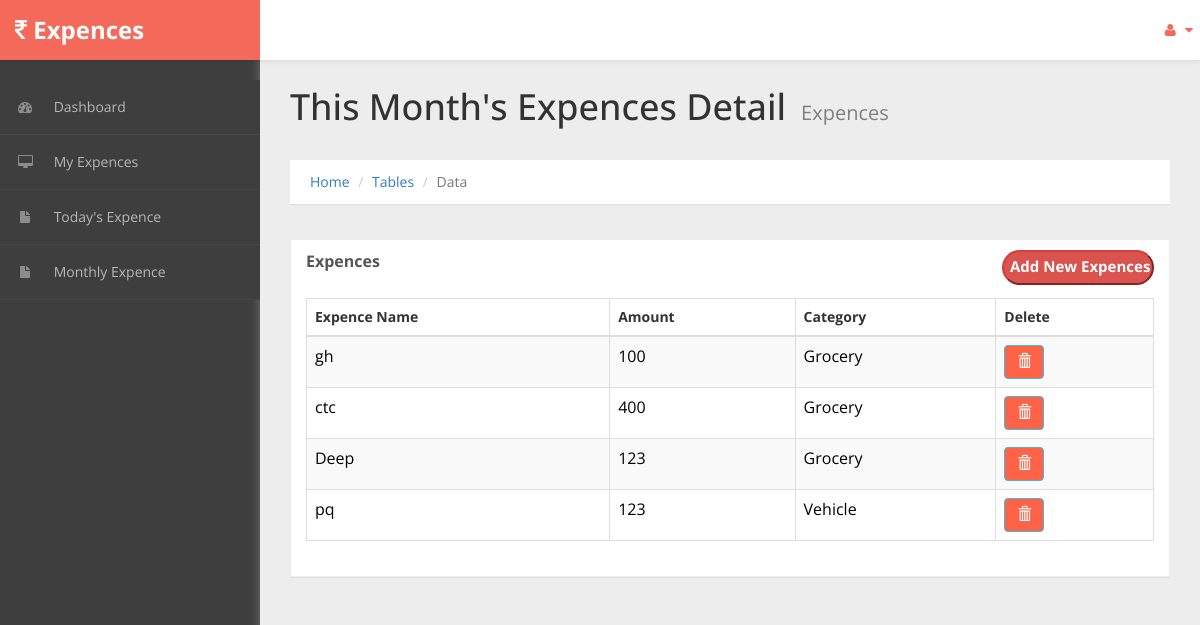
/monthly.php (signed in), run on the app's committed database.
### tables this page shows
CREATE TABLE IF NOT EXISTS `expences` (
  `User_Id` int(11) NOT NULL,
  `Category_id` int(11) NOT NULL,
  `Amount` varchar(50) NOT NULL,
  `Day` int(11) NOT NULL,
  `Month` int(11) NOT NULL,
  `Name` text NOT NULL,
  `expences_id` int(11) NOT NULL AUTO_INCREMENT,
  PRIMARY KEY (`expences_id`)
);

CREATE TABLE IF NOT EXISTS `category` (
  `Category_id` int(11) NOT NULL AUTO_INCREMENT,
  `Category_name` varchar(50) NOT NULL,
  PRIMARY KEY (`Category_id`)
);

### database.php (called while the page is built, shortened)
<?php
class Database
{
	private static $host='localhost';
	private static $uname='root';
	private static $pwd='';
	private static $con=NULL;
	public static function connect()
	{
		self::$con=mysql_connect(self::$host,self::$uname,self::$pwd);
		return self::$con;
	 }
	public function listAllByMonth($email,$month)
	{		$con=database::connect();
			$res=mysql_query("SELECT u.*,c.*,e.* from user_tbl as u,expences as e,category as c where c.Category_id=e.Category_id and u.User_Id=e.User_Id and User_gmail='$email' and e.Month='$month'",$con);
			return $res;
	}
}
?>

### monthly.php (the view, shortened to what this page needs)
<!DOCTYPE html>
<html xmlns="http://www.w3.org/1999/xhtml">
<head>
    <link href="assets/css/bootstrap.css" rel="stylesheet" />
    <link href="assets/css/font-awesome.css" rel="stylesheet" />
    <link href="assets/css/custom-styles.css" rel="stylesheet" />
</head>
<body>
    <div id="wrapper">
        <?php
            include('header.php');
        ?>
        <?php
            include('sidebar.php');
        ?>
       <div id="page-wrapper" >
          <div class="header">
                        <h1 class="page-header">
                            This Month's Expences Detail<small>Expences</small>
                        </h1>
                        <ol class="breadcrumb">
                      <li><a href="home.php">Home</a></li>
                      <li><a href="#">Tables</a></li>
                      <li class="active">Data</li>
                    </ol>
        </div>
            <div id="page-inner">
            <div class="row">
                <div class="col-md-12">
                    <div class="panel panel-default">
                        <div class="panel-heading">
                             Expences
                             <a href="addExpences.php"><input style="height: 35px;
    width: 152px;
    border-radius: 20px;
    font-size: 15px;
    float: right;" type="button" value="Add New Expences" title="Add New Expences" class="btn-danger" title="Add New Expences"></a>
                        </div>
                        <div class="panel-body">
                            <div class="table-responsive">
                                <table class="table table-striped table-bordered table-hover" id="dataTables-example">
                                    <thead>
                                        <tr>
                                            <th>Expence Name</th>
                                            <th>Amount</th>
                                            <th>Category</th>
                                            <th>Delete</th>
                                        </tr>
                                    </thead>
                                    <tbody>
                                    <?php
                                    $month=(int)date("m");
                                    $obj=new Database();
                                    $res=$obj->listAllByMonth($email,$month);
                                    while($row=mysql_fetch_assoc($res))
                                    {
                                        echo '<tr>';
                                        echo '<td><font size="3" color="black">'.$row["Name"].'</font>';
                                        echo '<td><font size="3" color="black">'.$row["Amount"].'</font>';
                                        echo '<td><font size="3" color="black">'.$row["Category_name"].'</font>';
                                        echo '<td><a href="expencedel.php?id='.$row["expences_id"].'"><button style="background-color: #FF6347" type="button" class="btn btn-info" aria-label="Left Align"><span class="glyphicon glyphicon-trash" aria-hidden="true"></span></button></a></td>';
                                        echo '</tr>';
                                    }
                                ?>
                                    </tbody>
                                </table>
                            </div>
                        </div>
                    </div>
                </div>
            </div>
        </div>
        </div>
</body>
</html>

### header.php (shortened to what this page needs)
<?php
    if(isset($_SESSION["email"])=="")
    {
        header('Location:index.php');
    }
    else
    {
        $email=$_SESSION["email"];
    }
    require 'database.php';
?>
<nav class="navbar navbar-default top-navbar" role="navigation">
            <div class="navbar-header">
                <a class="navbar-brand" href="home.php"><strong><i class="icon fa fa-inr"></i> Expences</strong></a>
            </div>
            <ul class="nav navbar-top-links navbar-right">
                <li class="dropdown">
                    <a class="dropdown-toggle" data-toggle="dropdown" href="#" aria-expanded="false">
                        <i class="fa fa-user fa-fw"></i> <i class="fa fa-caret-down"></i>
                    </a>
                </li>
            </ul>
        </nav>

### sidebar.php
<nav class="navbar-default navbar-side" role="navigation">
            <div class="sidebar-collapse">
                <ul class="nav" id="main-menu">
                    <li>
                        <a href="home.php"><i class="fa fa-dashboard"></i> Dashboard</a>
                    </li>
                    <li>
                        <a href="ui-elements.php"><i class="fa fa-desktop"></i> My Expences</a>
                    </li>
					<li>
                        <a href="dailyExpences.php"><i class="fa fa-fw fa-file"></i> Today's Expence</a>
                    </li>
                    <li>
                        <a href="monthly.php"><i class="fa fa-fw fa-file"></i> Monthly Expence</a>
                    </li>
                </ul>
            </div>
        </nav>

### assets/css/custom-styles.css (style rules this page uses)
body { font-family: 'Open Sans', sans-serif; background: #3E3E3E; }
#wrapper { width: 100%; }
#page-wrapper { padding: 15px 15px; min-height: 600px; background: #EDEDED; }
#page-inner { width:100%; margin:10px 20px 10px 0px; background-color:transparent; padding: 15px 30px; min-height:1200px; }
h1, .h1, h2, .h2, h3, .h3 { margin-top: 7px; margin-bottom: -5px; }
.navbar-side { z-index: 0; }
.panel { border-radius:0px; }
.navbar-side .nav > li > a > i { color: #8C8C8C;padding: 8px;width: 30px;text-align: center; }
.top-navbar { position: fixed; width: 100%; z-index: 300; -webkit-box-shadow: 0 3px 3px rgba(0, 0, 0, 0.05); -moz-box-shadow: 0 3px 3px rgba(0, 0, 0, 0.05); box-shadow: 0 3px 3px rgba(0, 0, 0, 0.05); }
.navbar-side { z-index: 1; position: fixed; width: 260px; top: 80px; }
#page-wrapper { position: relative; top: 55px; box-shadow: 0 0 10px #757575; -moz-box-shadow: 0 0 10px #757575; -webkit-box-shadow: 0 0 10px #757575; }
.breadcrumb { padding: 12px 10px 12px 20px; margin-bottom: 20px; list-style: none; border-radius: 0; -webkit-box-shadow: 0 1px 1px rgba(0,0,0,.05); box-shadow: 0 1px 1px rgba(0,0,0,.05);background: #fff; }
.page-header { margin: 0;border-bottom: 1px solid transparent;text-align: left;background-color: rgb(237, 237, 237);padding: 32px 22px 32px 0;color: #323232; }
.panel-default { border-color: #ECECEC; }
.panel-default > .panel-heading { color: #555; border-color: #FFF; font-weight:bold;background: #FFFFFF; font-size: 16px; text-shadow: none; }
.panel-heading { border-bottom: 1px solid transparent; border-top-left-radius: 3px; border-top-right-radius: 3px; }
.header { margin: 0 30px; }
h1.page-header small { color: #7E7E7E; margin-left: 15px; font-size: 20px; }
.top-navbar { margin:0px; }
.top-navbar .navbar-brand { color: #fff;width: 260px;text-align: left;height: 60px;font-size: 24px;font-weight: 700;line-height: 30px;background: #F36A5A; }
.top-navbar .nav > li { position: relative; display: inline-block; margin: 0px; padding: 0px; }
.top-navbar .nav > li > a { position: relative; display: block; padding: 20px;color: #FFFFFF; margin: 0px; }
.sidebar-collapse , .sidebar-collapse .nav { background:none; }
.sidebar-collapse .nav { padding:0; }
.sidebar-collapse .nav > li > a { color: #B8B8B8; background:transparent; text-shadow:none; font-size: 14px; }
.sidebar-collapse > .nav > li > a { padding: 12px 10px; }
.sidebar-collapse > .nav > li { border-bottom: 1px solid rgba(107, 108, 109, 0.19); }
.navbar-side { border:none; background: #3E3E3E; }
.top-navbar { background: #FFFFFF; border-bottom:none; }
.top-navbar .nav > li > a > i { margin-right: 2px; }
.navbar-default { border:0px solid black; }
.navbar-header { background: transparent; }
.nav > li > a > i { margin-right:10px; color: rgb(243, 106, 90); }
@media (min-width:768px) { #page-wrapper { margin: 0 0 0 260px; padding: 0; min-height: 1200px; } }
@media (min-width:768px) { .navbar-side { width: 260px; z-index: 1; } }
@media (min-width:768px) { .navbar { border-radius: 0px; } }

### data on the page
expences: Name "gh", Amount "100", Category.Category_name "Grocery"
expences: Name "ctc", Amount "400", Category.Category_name "Grocery"
expences: Name "Deep", Amount "123", Category.Category_name "Grocery"
expences: Name "pq", Amount "123", Category.Category_name "Vehicle"
